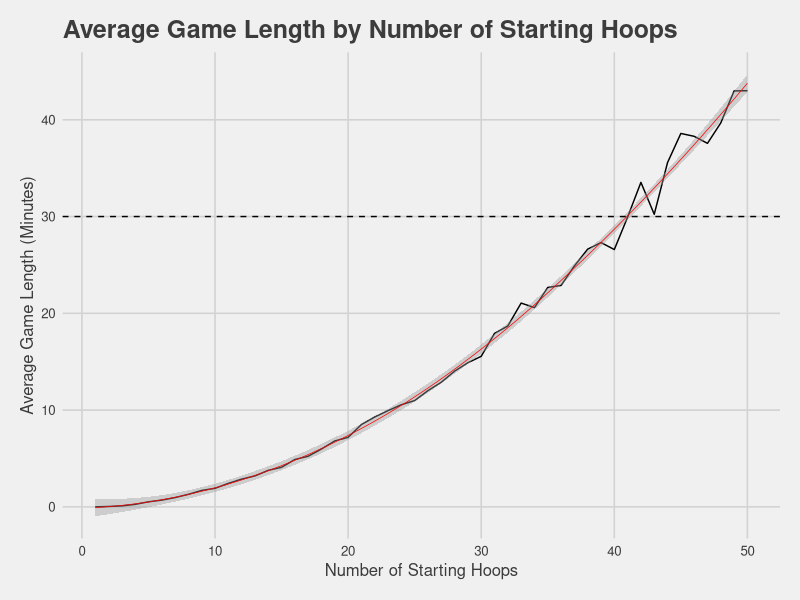

Write R code to recreate this figure.
## ---- chunk 1
knitr::opts_chunk$set(echo = TRUE)
library(knitr)
library(dplyr)
library(magrittr)
library(ggplot2)
library(ggthemes)
## ---- chunk 2

# Function to simulate this game and return seconds elapsed for each game
hoop_game <- function(n_hoops = 8) {
  
  # Initialize starting position, assuming A wins first game.
  # Whether A or B wins, it doesn't matter at this stage.
  hoops_to_jump <- floor((n_hoops - 1)/2)
  a_pos <- 1 + hoops_to_jump
  b_pos <- n_hoops
  
  seconds_elapsed <- hoops_to_jump
  
  # Stop game when one player is on the opposite side.
  # Stop when hoops_to_jump == 0 because that means that a player is about to 
  # reach the other side and end the game
  while(a_pos != n_hoops & b_pos != 1) {
    
    # Hoops/seconds needed to converge towards the middle
    hoops_to_jump <- max(floor((b_pos - a_pos)/2), 1)
      
    # Randomly select who will win RPS engagement
    game_winner <- sample(c('a', 'b'), size = 1)
    
    if(game_winner == 'a') {
      a_pos <- a_pos + hoops_to_jump
      b_pos <- n_hoops
    } else {
      a_pos <- 1
      b_pos <- b_pos - hoops_to_jump
    }
      
    # Expected time for each rock paper scissor engagement 
    # = 1 / P(kids throw different objects) 
    # = 1 / (2/3)
    # = 1.5 seconds
    seconds_elapsed <- seconds_elapsed + hoops_to_jump + 1.5
    
  }
  
  return(seconds_elapsed)

}
## ---- chunk 3
# Create 1k simulations for the hoop game for different starting n_hoop configurations:

set.seed(123)
result_list <- list()

for(hoops in 1:50) {
  result_list[[hoops]] <- replicate(1e3, hoop_game(hoops)) 
}

## ---- chunk 4
# Average game length for 8 starting hoops
summary(result_list[[8]])
## ---- chunk 5
# Plot average length of games as a function of starting hoops
hoops_df <- 
  data.frame(n_hoops = 1:50) %>%
  mutate(avg_game_length = sapply(result_list, mean))

hoops_df %>%
  ggplot(aes(x = n_hoops, y = avg_game_length/60)) +
  geom_line() +
  geom_smooth(size = .25, color = 'red') +
  geom_hline(yintercept = 30, linetype = 'dashed') +
  theme_fivethirtyeight() +
  theme(axis.title = element_text()) +
  labs(y = 'Average Game Length (Minutes)',
       x = 'Number of Starting Hoops',
       title = 'Average Game Length by Number of Starting Hoops')
